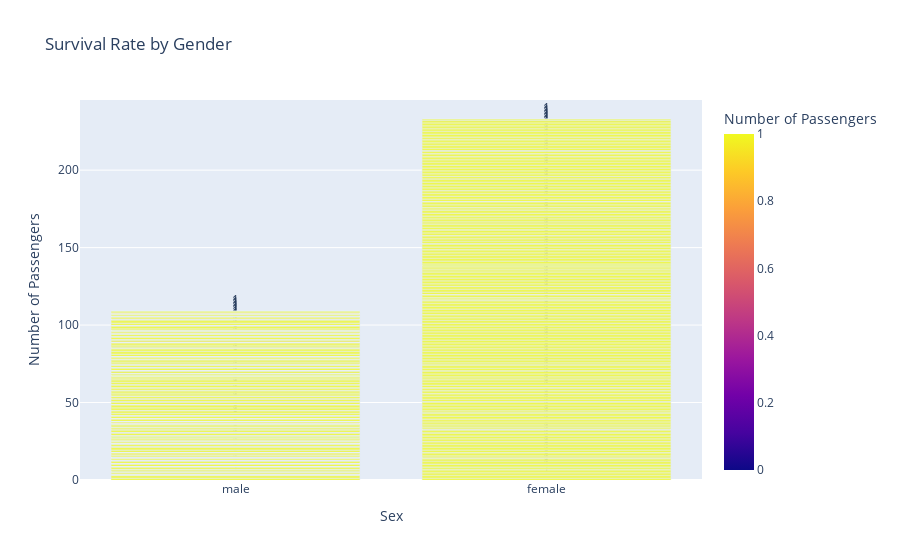

Write notebook code for a chart like this one.
### Code cell
fig = px.bar(data, x='Sex', y='Survived', color='Survived', text='Survived', barmode='group', 
             labels={'Survived': 'Number of Passengers'},
             title='Survival Rate by Gender')
fig.show()

### Figure 1 — Plotly figure (JSON) as saved in the notebook; plotly's stock layout.template omitted (floating-point values rounded to 4 significant figures; data arrays with more than 128 entries replaced by an {"elided": "..."} marker saying what was removed)
{"data": [{"alignmentgroup": "True", "hovertemplate": "Sex=%{x}<br>Number of Passengers=%{marker.color}<extra></extra>", "legendgroup": "", "marker": {"color": {"elided": "891 int values"}, "coloraxis": "coloraxis", "pattern": {"shape": ""}}, "name": "", "offsetgroup": "", "orientation": "v", "showlegend": false, "text": {"elided": "891 int values"}, "textposition": "auto", "type": "bar", "x": {"elided": "891 str values"}, "xaxis": "x", "y": {"elided": "891 int values"}, "yaxis": "y"}], "layout": {"autosize": true, "barmode": "group", "coloraxis": {"colorbar": {"title": {"text": "Number of Passengers"}}, "colorscale": [[0, "#0d0887"], [0.1111, "#46039f"], [0.2222, "#7201a8"], [0.3333, "#9c179e"], [0.4444, "#bd3786"], [0.5556, "#d8576b"], [0.6667, "#ed7953"], [0.7778, "#fb9f3a"], [0.8889, "#fdca26"], [1, "#f0f921"]]}, "legend": {"tracegroupgap": 0}, "title": {"text": "Survival Rate by Gender"}, "xaxis": {"anchor": "y", "autorange": true, "domain": [0, 1], "range": [-0.5, 1.5], "title": {"text": "Sex"}, "type": "category"}, "yaxis": {"anchor": "x", "autorange": true, "domain": [0, 1], "range": [0, 245.3], "title": {"text": "Number of Passengers"}, "type": "linear"}}}
